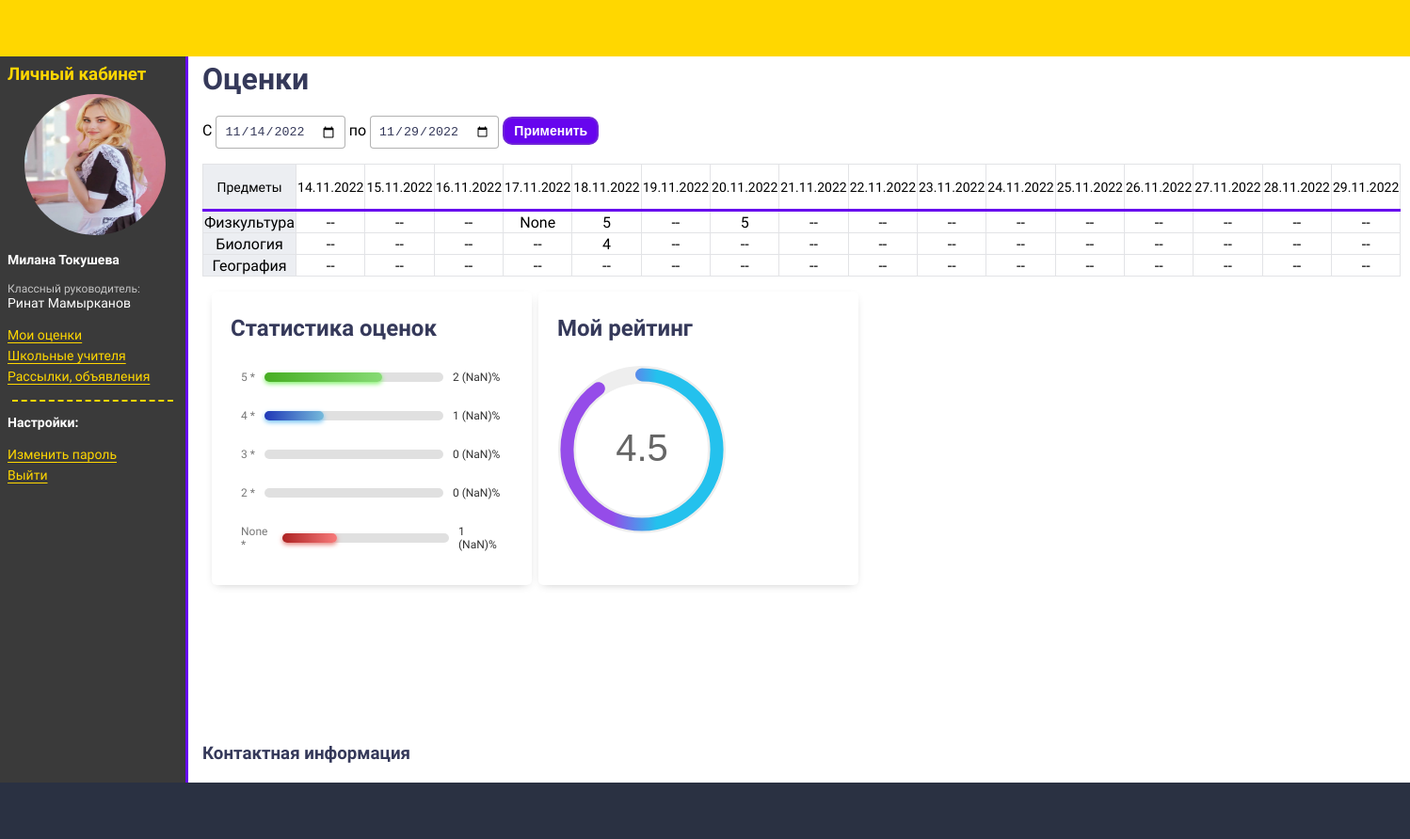
Screenshot of /journal/people/student/ (signed in) with the database file from the repository.
### people/models.py (models this page shows, shortened)
class User(AbstractUser):
    face_id = models.IntegerField(primary_key=True)
    middle_name = models.CharField('Отчество', max_length=130)
    sex = models.CharField('Пол', choices=GENDER_CHOICES, max_length=1)
    birth_date = models.DateField('Дата рождения', blank=True, null=True)
    photo = models.ImageField(upload_to='people/', default='static/img/default-user.png', blank=True)
    description = models.TextField('Характеристика')
    user_status = models.CharField('Статус пользователя', choices=USER_STATUS_CHOICES, max_length=15)
    updated = models.DateField('Дата обновления', auto_now=True)
    USERNAME_FIELD = 'username'
    REQUIRED_FIELDS = ['email']
    objects = UserManager()
    class Meta:
        verbose_name = 'Пользователь'
        verbose_name_plural = 'Пользователи'

### journal/models.py (models this page shows, shortened)
class Lesson(models.Model):
    name = models.CharField('Название', max_length=100)
    class Meta:
        verbose_name = 'предмет'
        verbose_name_plural = 'Справочник предметов'

### people/views.py (the view)
# urls.py: path('student/', StudentLkDetailView.as_view(), name='student_lk'),
class StudentLkDetailView(LoginRequiredMixin, StudentPermissionsMixin, ScoreJournalMixin, DetailView):
    template_name = 'people/student_lk.html'
    context_object_name = 'student'
    def get_object(self, queryset=None):
        return User.objects.select_related('student', 'contact').get(pk=self.request.user.pk)
    def get_context_data(self, **kwargs):
        context = super(StudentLkDetailView, self).get_context_data(**kwargs)
        date_period = self.create_date_period_list()
        lessons = Lesson.objects.filter(grade__group__students=self.request.user.student.id)
        scores = Score.objects.filter(student_id=self.request.user.pk,
                                      created__in=date_period).values('id', 'lesson_id', 'score', 'created', 'attend')
        count_attend =scores.values('attend').annotate(count_attend=Count('attend')).order_by('-attend')
        count_scores = scores.values('score').annotate(count_score=Count('score')).order_by('-score')
        total_scores = count_scores.aggregate(sum_count=Sum('count_score'),
                                              sum_score=Avg('score'),
                                              sum_score_percent=Avg('score')*20)
        student_rating = {5: 0, 4: 0, 3: 0, 2: 0}
        for item in count_scores:
            print(item)
            student_rating[item['score']] = item['count_score']
        asd = count_attend.first()
        print()
        student_rating[None] = asd['count_attend']
        context['rating'] = student_rating
        context['total_scores'] = total_scores
        context['date_period'] = date_period
        context['lessons'] = lessons
        context['scores_dict'] = self.create_scores_dict(date_period, scores, lessons, 'lesson_id')
        return context

### django_journal/permissions.py (called while the page is built)
    def dispatch(self, request, *args, **kwargs):
        if not self.has_permissions():
            raise PermissionDenied()
        return super().dispatch(request, *args, **kwargs)

    def has_permissions(self):
        return self.request.user.is_superuser or self.request.user.user_status == STUDENT

### journal/templatetags/filters.py (called while the page is built)
@register.filter(name='get_dict_value')
def get_dict_value(dictionary, key):
    return dictionary.get(key)

@register.filter(name='get_list_value')
def get_list_value(list_obj, num):
    return list_obj[num]

### journal/templatetags/sidebar.py (called while the page is built)
@register.inclusion_tag('people/tpl/student_sidebar_tpl.html', name='student_sidebar')
def student_sidebar(user):
    group_student = User.objects.select_related('student__group').get(pk=user.face_id)
    user_group_manager = User.objects.select_related('teacher')\
        .get(teacher__group_manager=group_student.student.group_id)
    return {'user': user, 'user_group_manager': user_group_manager}

### utils/service.py (called while the page is built)
    def create_date_period_list(self):
        day_delta = datetime.timedelta(days=1)
        try:
            start_date = datetime.datetime.strptime(self.request.GET.get('start-date'), '%Y-%m-%d').date()
            end_date = datetime.datetime.strptime(self.request.GET.get('end-date'), '%Y-%m-%d').date()
        except (ValueError, TypeError):
            end_date = datetime.date.today()
            start_date = end_date - datetime.timedelta(days=15)
        return [start_date + i * day_delta for i in range((end_date - start_date).days + 1)]

    @staticmethod
    def create_scores_dict(date_period, scores, grouping_object, grouping_object_name):
        scores_dict = {}
        for date in date_period:
            scores_dict[date] = {}
            for obj in grouping_object:
                scores_dict[date][obj.id] = (0, 0)
                if scores:
                    for score in scores:
                        if obj.id == score[grouping_object_name] and date == score['created']:
                            scores_dict[date][obj.id] = (score['score'], score['id'])
                            break
        return scores_dict

### people/templates/people/student_lk.html (shortened to what this page needs)
{% extends 'base.html' %}
{% block content %}
    <h1>Оценки</h1>
    <form action="{% url 'student_lk' %}" method="get">
        <label> С
            <input class="input-date" name="start-date" type="date" value="{{ date_period|first|date:"Y-m-d" }}" >
        </label>
        <label> по
            <input class="input-date" name="end-date" type="date" value="{{ date_period|last|date:"Y-m-d" }}">
        </label>
        <button class="btn-filter btn-filter-purple" type="submit">Применить</button>
    </form>
    <table class="table-journal">
        <thead>
            <tr>
                <th>Предметы</th>
                 {% for date in date_period %}
                     <th>{{ date|date:"d.m.Y" }}</th>
                 {% endfor %}
            </tr>
        </thead>
        <tbody>
        {% for lesson in lessons %}
            <tr>
                <td>{{ lesson.name }}</td>
                {% for date in date_period %}
                    {% with score_id_tuple=scores_dict|get_dict_value:date|get_dict_value:lesson.id %}
                        <td>
                            {% if score_id_tuple|get_list_value:0 == 0 %}
                                <span data-scoreid="{{ score_id_tuple|get_list_value:1 }}">--</span>
                            {% else %}
                                <span data-scoreid="{{ score_id_tuple|get_list_value:1 }}">
                                    {{ score_id_tuple|get_list_value:0 }}
                                </span>
                            {% endif %}
                        </td>
                    {% endwith %}
                {% endfor %}
            </tr>
        {% endfor %}
        </tbody>
    </table>
    {% include "people/include/people_rating_bar.html" %}
    {% include "people/include/people_contact_info.html" %}
{% endblock %}

### people/templates/people/tpl/student_sidebar_tpl.html
{% block sidebar %}
    <h3>Личный кабинет</h3>
    <img class="user-avatar" src="{{ user.photo.url }}" alt="{{ user.get_full_name }}">
    <p><b>{{ user.get_full_name }}</b></p>
    <p><span class="small">Классный руководитель:</span> <br>{{ user_group_manager.get_full_name }}</p>
    <ul>
        <li><a href="{% url 'student_lk' %}">Мои оценки</a></li>
        <li><a href="{% url 'teacher_list' %}">Школьные учителя</a></li>
        <li><a href="{% url 'mailing_list' %}">Рассылки, объявления</a></li>
    </ul>
    <hr>
    <p><b>Настройки:</b></p>
    <ul>
        <li><a href="{% url 'password_change' %}">Изменить пароль</a></li>
        <li><a href="{% url 'logout' %}">Выйти</a></li>
    </ul>
{% endblock %}

### journal/static/css/style.css (style rules this page uses)
body { font-family: "Roboto", sans-serif; display: grid; grid-template-areas: "header header header" "sidebar content content" "footer footer footer"; grid-template-rows: 60px 1fr 60px; grid-template-columns: 200px 1fr 15%; height: 100vh; margin: 0; }
h1, h2, h3, h4 { color: #35395A; padding: 0; margin: 5px 0 20px; }
.sidebar p { color: white; font-size: 14px; }
.sidebar a { color: gold; font-size: 14px; }
.sidebar h3 { color: gold; margin: 0; }
.sidebar hr { color: gold; width: 95%; height: 0; border: none; border-top: 2px dashed gold; }
.sidebar img { margin-top: 10px; margin-left: 10%; }
.sidebar ul { padding: 0; }
.sidebar ul li { list-style-type: none; margin-top: 3px; text-underline-offset: 3px; }
.user-avatar { border-radius: 50%; height: 150px; width: 150px; }
.table-journal { border-collapse: collapse; width: 95%; }
.table-journal tbody tr:nth-child(odd) { background-color: #fff; }
.table-journal tbody tr:nth-child(even) { background-color: #fff; }
.table-journal thead { border-bottom: 3px solid #6705ee; font-size: 14px; }
.table-journal th { border: 1px solid #e2e3e6; height: 45px; font-weight: normal; }
.table-journal td { border: 1px solid #e2e3e6; height: 20px; text-align: center; }
.table-journal tr { border: 1px solid gray; }
.table-journal th:first-child, .table-journal td:first-child { background-color: #eceef2; }
.btn-filter { border-style: solid; border-width: 2px; color: #FFFFFF; border-radius: 10px; cursor: pointer; overflow: hidden; transition: all 200ms ease-in-out 0s; white-space: nowrap; font-weight: 700; padding: 5px 10px 5px; font-size: 14px; }
.btn-filter-purple { border-color: #6F26D5; background-color: #6705EE; }
.input-date { border: 1px solid #d2d2d2; border-radius: 10px; padding: 5px 10px 5px; }
.small { font-size: 12px; color: #c4c4c4; }
.create-form input[type=text], input[type=email], input[type=password], input[type=date] { border-radius: 4px; border: 1px solid rgba(0,0,0,0.3); padding: 8px; color: #35395A; }

### rows the page displays
User: photo (picture), get_full_name "Милана Токушева"
User: get_full_name "Ринат Мамырканов"
Lesson: name "Физкультура", date_period "None" "5" "5"
Lesson: name "Биология", date_period "4"
Lesson: name "География"

### other values shown
{{ date|date:"d.m.Y" }} "14.11.2022" "15.11.2022" "16.11.2022" "17.11.2022" "18.11.2022" "19.11.2022" "20.11.2022" "21.11.2022" "22.11.2022" "23.11.2022" "24.11.2022" "25.11.2022" "26.11.2022" "27.11.2022" "28.11.2022" "29.11.2022"
{{ score }} "5" "4" "3" "2" "None"
{{ count_score }} "2 (NaN)%" "1 (NaN)%" "0 (NaN)%" "0 (NaN)%" "1 (NaN)%"
{{ total_scores.sum_score|floatformat }} "4.5"
